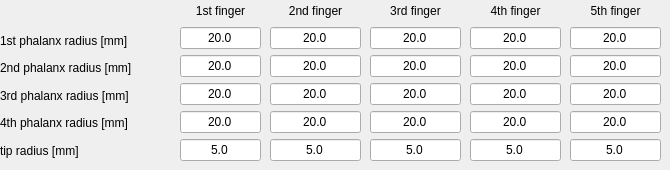
        <widget class="QWidget" name="tab_fingers_Qb_right">
         <attribute name="title">
          <string>QbSoftHand</string>
         </attribute>
         <widget class="QWidget" name="layoutWidget_hand_10">
          <property name="geometry">
           <rect>
            <x>370</x>
            <y>0</y>
            <width>91</width>
            <height>161</height>
           </rect>
          </property>
          <layout class="QVBoxLayout" name="verticalLayout_44">
           <item>
            <widget class="QLabel" name="label_96">
             <property name="text">
              <string>3rd finger</string>
             </property>
             <property name="alignment">
              <set>Qt::AlignCenter</set>
             </property>
            </widget>
           </item>
           <item>
            <widget class="QLineEdit" name="lineEdit_hand_Qb_1_3_right">
             <property name="text">
              <string>20.0</string>
             </property>
             <property name="alignment">
              <set>Qt::AlignCenter</set>
             </property>
            </widget>
           </item>
           <item>
            <widget class="QLineEdit" name="lineEdit_hand_Qb_2_3_right">
             <property name="text">
              <string>20.0</string>
             </property>
             <property name="alignment">
              <set>Qt::AlignCenter</set>
             </property>
            </widget>
           </item>
           <item>
            <widget class="QLineEdit" name="lineEdit_hand_Qb_3_3_right">
             <property name="text">
              <string>20.0</string>
             </property>
             <property name="alignment">
              <set>Qt::AlignCenter</set>
             </property>
            </widget>
           </item>
           <item>
            <widget class="QLineEdit" name="lineEdit_hand_Qb_4_3_right">
             <property name="text">
              <string>20.0</string>
             </property>
             <property name="alignment">
              <set>Qt::AlignCenter</set>
             </property>
            </widget>
           </item>
           <item>
            <widget class="QLineEdit" name="lineEdit_hand_Qb_tip_3_right">
             <property name="text">
              <string>5.0</string>
             </property>
             <property name="alignment">
              <set>Qt::AlignCenter</set>
             </property>
            </widget>
           </item>
          </layout>
         </widget>
         <widget class="QWidget" name="layoutWidget_hand_11">
          <property name="geometry">
           <rect>
            <x>180</x>
            <y>0</y>
            <width>81</width>
            <height>161</height>
           </rect>
          </property>
          <layout class="QVBoxLayout" name="verticalLayout_45">
           <item>
            <widget class="QLabel" name="label_103">
             <property name="text">
              <string>1st finger</string>
             </property>
             <property name="alignment">
              <set>Qt::AlignCenter</set>
             </property>
            </widget>
           </item>
           <item>
            <widget class="QLineEdit" name="lineEdit_hand_Qb_1_1_right">
             <property name="text">
              <string>20.0</string>
             </property>
             <property name="alignment">
              <set>Qt::AlignCenter</set>
             </property>
            </widget>
           </item>
           <item>
            <widget class="QLineEdit" name="lineEdit_hand_Qb_2_1_right">
             <property name="text">
              <string>20.0</string>
             </property>
             <property name="alignment">
              <set>Qt::AlignCenter</set>
             </property>
            </widget>
           </item>
           <item>
            <widget class="QLineEdit" name="lineEdit_hand_Qb_3_1_right">
             <property name="text">
              <string>20.0</string>
             </property>
             <property name="alignment">
              <set>Qt::AlignCenter</set>
             </property>
            </widget>
           </item>
           <item>
            <widget class="QLineEdit" name="lineEdit_hand_Qb_4_1_right">
             <property name="text">
              <string>20.0</string>
             </property>
             <property name="alignment">
              <set>Qt::AlignCenter</set>
             </property>
            </widget>
           </item>
           <item>
            <widget class="QLineEdit" name="lineEdit_hand_Qb_tip_1_right">
             <property name="text">
              <string>5.0</string>
             </property>
             <property name="alignment">
              <set>Qt::AlignCenter</set>
             </property>
            </widget>
           </item>
          </layout>
         </widget>
         <widget class="QWidget" name="layoutWidget_hand_12">
          <property name="geometry">
           <rect>
            <x>270</x>
            <y>0</y>
            <width>91</width>
            <height>161</height>
           </rect>
          </property>
          <layout class="QVBoxLayout" name="verticalLayout_46">
           <item>
            <widget class="QLabel" name="label_104">
             <property name="text">
              <string>2nd finger</string>
             </property>
             <property name="alignment">
              <set>Qt::AlignCenter</set>
             </property>
            </widget>
           </item>
           <item>
            <widget class="QLineEdit" name="lineEdit_hand_Qb_1_2_right">
             <property name="text">
              <string>20.0</string>
             </property>
             <property name="alignment">
              <set>Qt::AlignCenter</set>
             </property>
            </widget>
           </item>
           <item>
            <widget class="QLineEdit" name="lineEdit_hand_Qb_2_2_right">
             <property name="text">
              <string>20.0</string>
             </property>
             <property name="alignment">
              <set>Qt::AlignCenter</set>
             </property>
            </widget>
           </item>
           <item>
            <widget class="QLineEdit" name="lineEdit_hand_Qb_3_2_right">
             <property name="text">
              <string>20.0</string>
             </property>
             <property name="alignment">
              <set>Qt::AlignCenter</set>
             </property>
            </widget>
           </item>
           <item>
            <widget class="QLineEdit" name="lineEdit_hand_Qb_4_2_right">
             <property name="text">
              <string>20.0</string>
             </property>
             <property name="alignment">
              <set>Qt::AlignCenter</set>
             </property>
            </widget>
           </item>
           <item>
            <widget class="QLineEdit" name="lineEdit_hand_Qb_tip_2_right">
             <property name="text">
              <string>5.0</string>
             </property>
             <property name="alignment">
              <set>Qt::AlignCenter</set>
             </property>
            </widget>
           </item>
          </layout>
         </widget>
         <widget class="QWidget" name="layoutWidget_hand_radius_4">
          <property name="geometry">
           <rect>
            <x>0</x>
            <y>30</y>
            <width>169</width>
            <height>131</height>
           </rect>
          </property>
          <layout class="QVBoxLayout" name="verticalLayout_47">
           <item>
            <widget class="QLabel" name="label_105">
             <property name="text">
              <string>1st phalanx radius [mm]</string>
             </property>
            </widget>
           </item>
           <item>
            <widget class="QLabel" name="label_106">
             <property name="text">
              <string>2nd phalanx radius [mm]</string>
             </property>
            </widget>
           </item>
           <item>
            <widget class="QLabel" name="label_107">
             <property name="text">
              <string>3rd phalanx radius [mm]</string>
             </property>
            </widget>
           </item>
           <item>
            <widget class="QLabel" name="label_109">
             <property name="text">
              <string>4th phalanx radius [mm]</string>
             </property>
            </widget>
           </item>
           <item>
            <widget class="QLabel" name="label_108">
             <property name="text">
              <string>tip radius [mm]</string>
             </property>
            </widget>
           </item>
          </layout>
         </widget>
         <widget class="QWidget" name="layoutWidget_hand_13">
          <property name="geometry">
           <rect>
            <x>470</x>
            <y>0</y>
            <width>91</width>
            <height>161</height>
           </rect>
          </property>
          <layout class="QVBoxLayout" name="verticalLayout_48">
           <item>
            <widget class="QLabel" name="label_110">
             <property name="text">
              <string>4th finger</string>
             </property>
             <property name="alignment">
              <set>Qt::AlignCenter</set>
             </property>
            </widget>
           </item>
           <item>
            <widget class="QLineEdit" name="lineEdit_hand_Qb_1_4_right">
             <property name="text">
              <string>20.0</string>
             </property>
             <property name="alignment">
              <set>Qt::AlignCenter</set>
             </property>
            </widget>
           </item>
           <item>
            <widget class="QLineEdit" name="lineEdit_hand_Qb_2_4_right">
             <property name="text">
              <string>20.0</string>
             </property>
             <property name="alignment">
              <set>Qt::AlignCenter</set>
             </property>
            </widget>
           </item>
           <item>
            <widget class="QLineEdit" name="lineEdit_hand_Qb_3_4_right">
             <property name="text">
              <string>20.0</string>
             </property>
             <property name="alignment">
              <set>Qt::AlignCenter</set>
             </property>
            </widget>
           </item>
           <item>
            <widget class="QLineEdit" name="lineEdit_hand_Qb_4_4_right">
             <property name="text">
              <string>20.0</string>
             </property>
             <property name="alignment">
              <set>Qt::AlignCenter</set>
             </property>
            </widget>
           </item>
           <item>
            <widget class="QLineEdit" name="lineEdit_hand_Qb_tip_4_right">
             <property name="text">
              <string>5.0</string>
             </property>
             <property name="alignment">
              <set>Qt::AlignCenter</set>
             </property>
            </widget>
           </item>
          </layout>
         </widget>
         <widget class="QWidget" name="layoutWidget_hand_14">
          <property name="geometry">
           <rect>
            <x>570</x>
            <y>0</y>
            <width>91</width>
            <height>161</height>
           </rect>
          </property>
          <layout class="QVBoxLayout" name="verticalLayout_49">
           <item>
            <widget class="QLabel" name="label_111">
             <property name="text">
              <string>5th finger</string>
             </property>
             <property name="alignment">
              <set>Qt::AlignCenter</set>
             </property>
            </widget>
           </item>
           <item>
            <widget class="QLineEdit" name="lineEdit_hand_Qb_1_5_right">
             <property name="text">
              <string>20.0</string>
             </property>
             <property name="alignment">
              <set>Qt::AlignCenter</set>
             </property>
            </widget>
           </item>
           <item>
            <widget class="QLineEdit" name="lineEdit_hand_Qb_2_5_right">
             <property name="text">
              <string>20.0</string>
             </property>
             <property name="alignment">
              <set>Qt::AlignCenter</set>
             </property>
            </widget>
           </item>
           <item>
            <widget class="QLineEdit" name="lineEdit_hand_Qb_3_5_right">
             <property name="text">
              <string>20.0</string>
             </property>
             <property name="alignment">
              <set>Qt::AlignCenter</set>
             </property>
            </widget>
           </item>
           <item>
            <widget class="QLineEdit" name="lineEdit_hand_Qb_4_5_right">
             <property name="text">
              <string>20.0</string>
             </property>
             <property name="alignment">
              <set>Qt::AlignCenter</set>
             </property>
            </widget>
           </item>
           <item>
            <widget class="QLineEdit" name="lineEdit_hand_Qb_tip_5_right">
             <property name="text">
              <string>5.0</string>
             </property>
             <property name="alignment">
              <set>Qt::AlignCenter</set>
             </property>
            </widget>
           </item>
          </layout>
         </widget>
        </widget>
